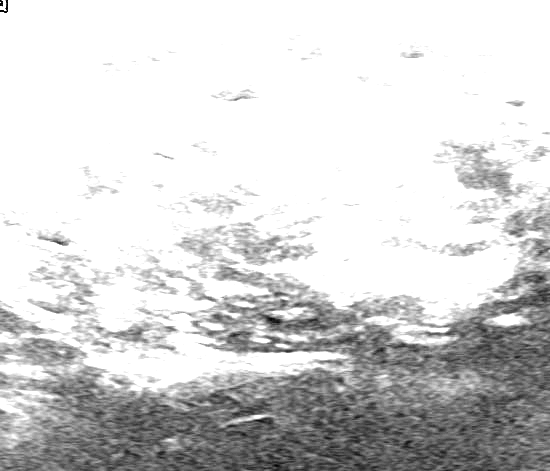
#> input picture dataset - contrast/dim/normal (104).png, 550 x 471 px, given as the content of the folder quality_classifier/images, which was not available
$ python dataset_gen2.py
#> lines starting #> are read from the running program, lines starting #| are printed output that depends on the picture
import cv2
import numpy as np
import os


def adjust_alpha(image, alpha):

    return cv2.convertScaleAbs(image, alpha=alpha)

input_folder = 'quality_classifier/images'
output_folder_dim = 'dataset - contrast/dim'
output_folder_m_contrast = 'dataset - contrast/much contrasting'


for img_name in os.listdir(input_folder):
    img_path = os.path.join(input_folder, img_name)
    img = cv2.imread(img_path)
#> img is the input picture: shape (471, 550, 3); min 0, max 255, mean 211.7
    print(img_path)

    dim_img = adjust_alpha(img, -5)
#> in adjust_alpha, `return cv2.convertScaleAbs(image, alpha=alpha)`:
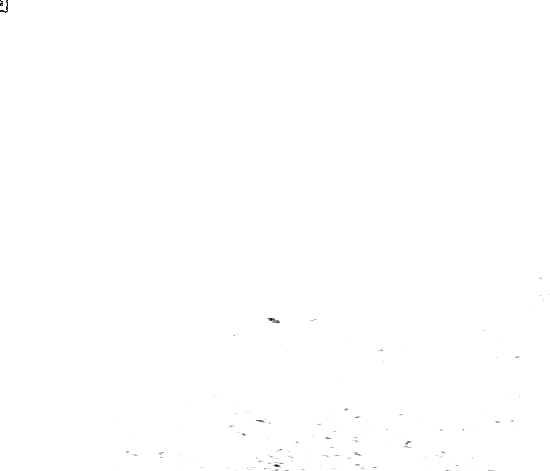
#> returned value: shape (471, 550, 3); min 0, max 255, mean 254.8
    cv2.imwrite(os.path.join(output_folder_dim, img_name), dim_img)

    contrast_img = adjust_alpha(img, +5)
    cv2.imwrite(os.path.join(output_folder_m_contrast, img_name), contrast_img)

$ run again, on dataset - contrast/dim/normal (128).png
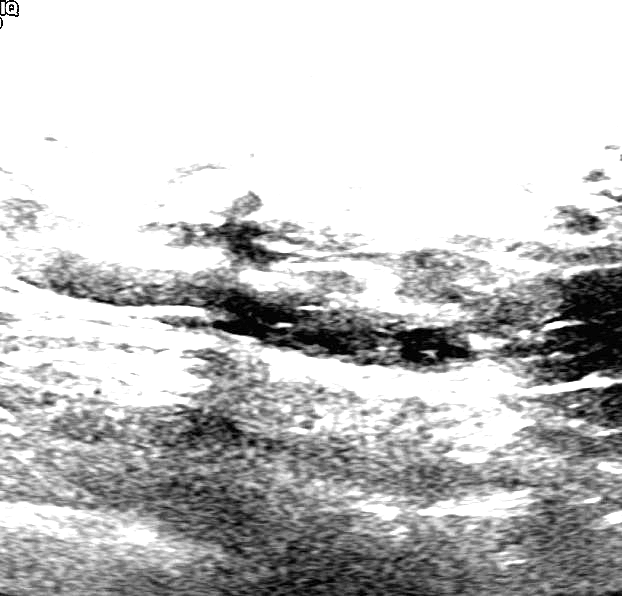
#> input picture dataset - contrast/dim/normal (128).png, 622 x 596 px, given as the content of the folder quality_classifier/images, which was not available
#> img is the input picture: shape (596, 622, 3); min 0, max 255, mean 196.2
#> in adjust_alpha, `return cv2.convertScaleAbs(image, alpha=alpha)`:
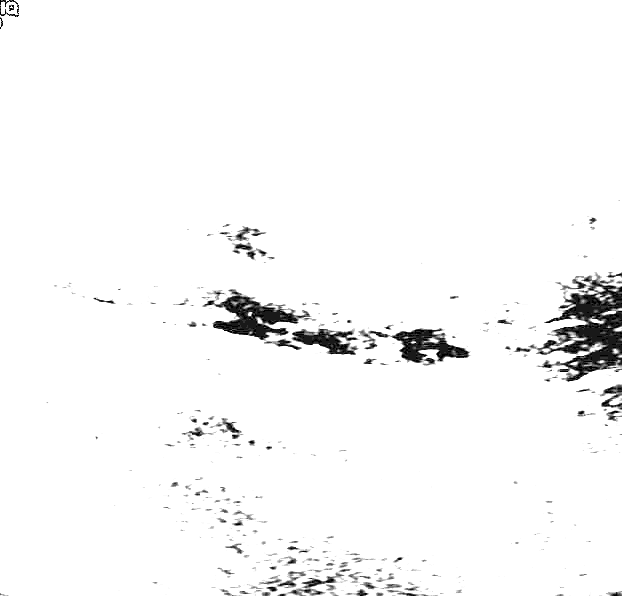
#> returned value: shape (596, 622, 3); min 0, max 255, mean 247.6

$ run again, on dataset - contrast/dim/normal (129).png
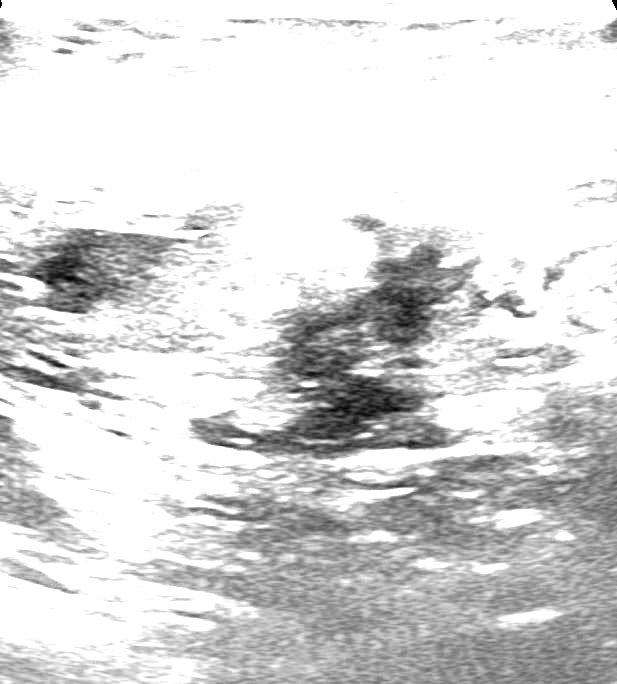
#> input picture dataset - contrast/dim/normal (129).png, 617 x 684 px, given as the content of the folder quality_classifier/images, which was not available
#> img is the input picture: shape (684, 617, 3); min 0, max 255, mean 216.4
#> in adjust_alpha, `return cv2.convertScaleAbs(image, alpha=alpha)`:
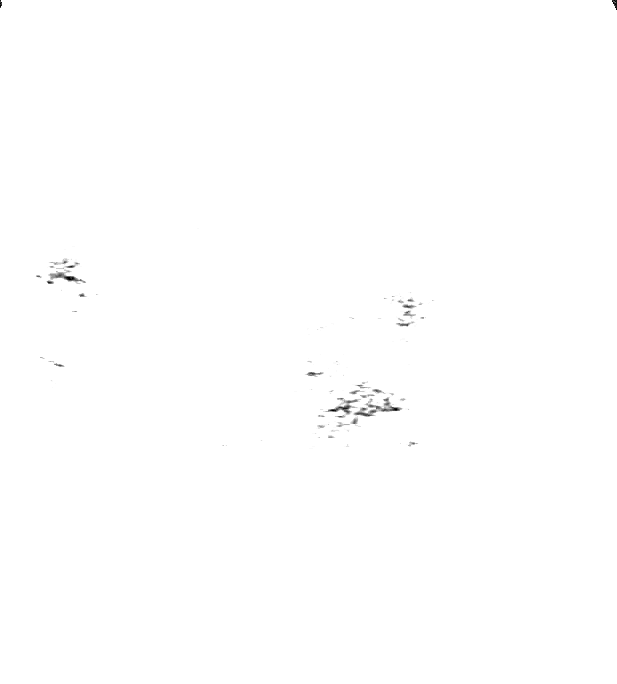
#> returned value: shape (684, 617, 3); min 0, max 255, mean 254.6

$ run again, on dataset - contrast/dim/normal (13).png
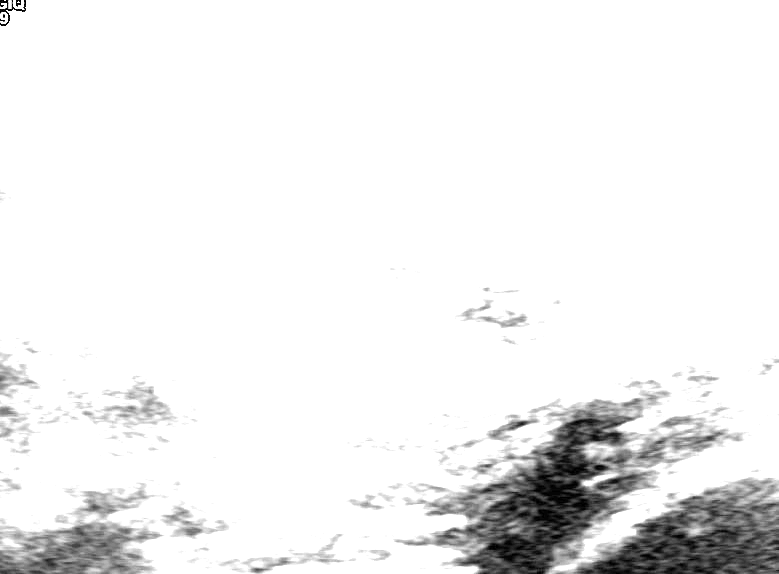
#> input picture dataset - contrast/dim/normal (13).png, 779 x 574 px, given as the content of the folder quality_classifier/images, which was not available
#> img is the input picture: shape (574, 779, 3); min 0, max 255, mean 239.1
#> in adjust_alpha, `return cv2.convertScaleAbs(image, alpha=alpha)`:
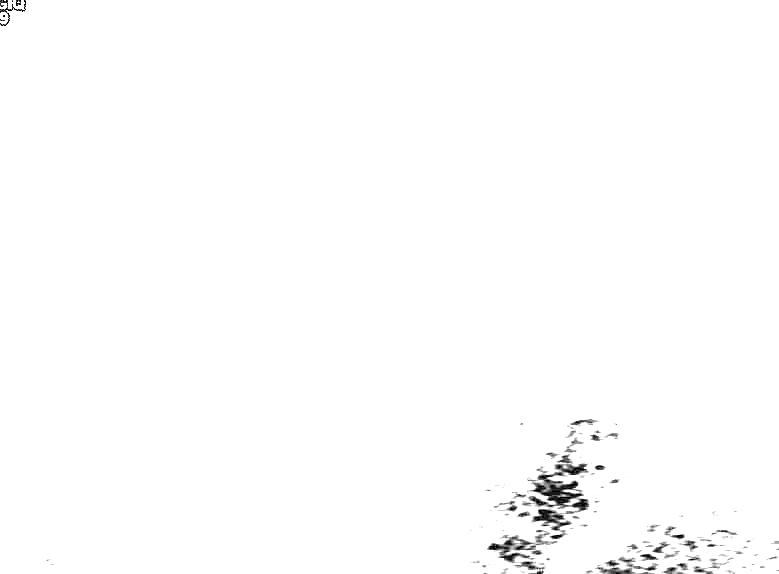
#> returned value: shape (574, 779, 3); min 0, max 255, mean 253.1
